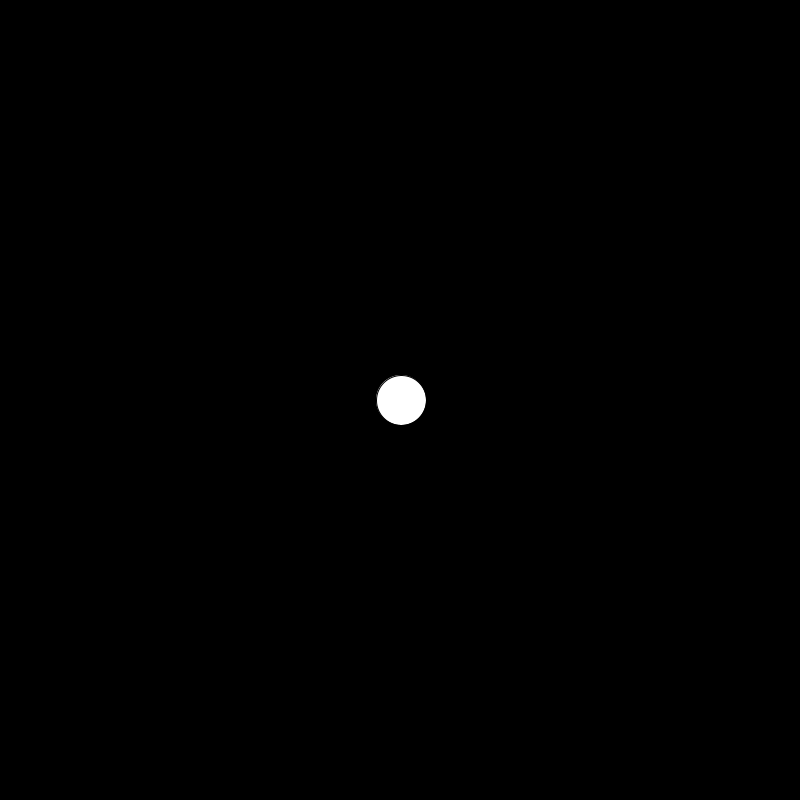
Frame 1 (no input)
Frame 60 (the mouse pressed at the canvas centre just before this capture): identical to frame 1, image omitted
Frame 120 (the mouse held since frame 60 and released just before this capture): identical to frame 1, image omitted

The Processing sketch that drew this single still picture (run headless with seeded random() and noise(); from frame 60 on, the mouse is pressed at the canvas centre):

// Processing sketch: passbymethodreference
// ── passbymethodreference.pde
PVector p = new PVector(400, 400);
PVector p2 = new PVector(1, 0);

PVector result = new PVector();

int x = 400;
int cx = 1;
int res;



void setup(){
  size(800, 800);
  
}

void draw(){
  background(0);
  //circle(result.x, result.y, 50);
    
  result.x = p.x + p2.x;
    
  circle(result.x, 400, 50);
   
}
